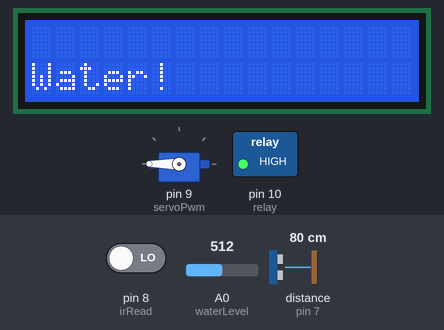
This sketch was run on a simulated Arduino Uno, built with avr-gcc and run on an emulated ATmega328P. Shown: servo, 16×2 character LCD, switched loads named in the sketch (green lamp = pin HIGH). Inputs (shaded band) come from the test bench; at power-on: distance to the obstacle (sensor on pin 7) 80 cm, A0 (waterLevel) = 512, pin 8 (irRead) LOW. The echo pulse lasts 58.3 µs per cm; what the sketch prints to the serial monitor is not drawn.

Above: at 4.2 s.
4.3 s: distance to the obstacle (sensor on pin 7) set to 11 cm
7.8 s: distance to the obstacle (sensor on pin 7) set to 8 cm
At 11.6 s:
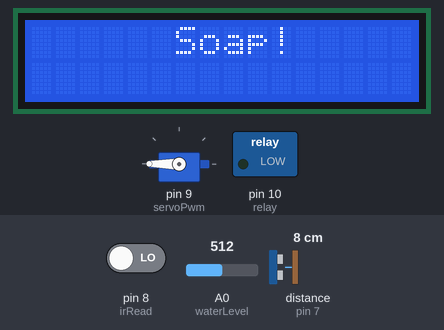
15.8 s: A0 (waterLevel) set to 111
18.3 s: A0 (waterLevel) set to 93
At 23.0 s:
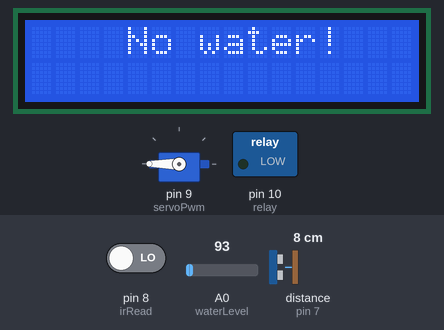
26.3 s: A0 (waterLevel) set to 110
At 27.2 s:
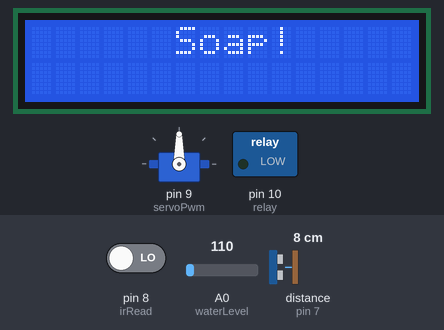
33.5 s: A0 (waterLevel) set to 90
At 36.7 s:
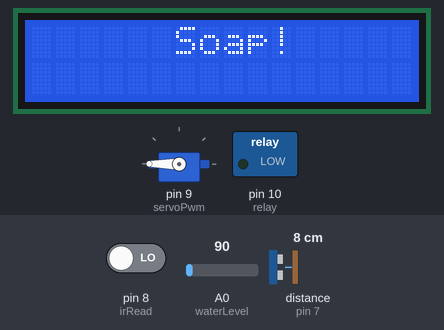
Timing chart, 0 to 40.0 s (numbered marks = the images above; inputs shaded):
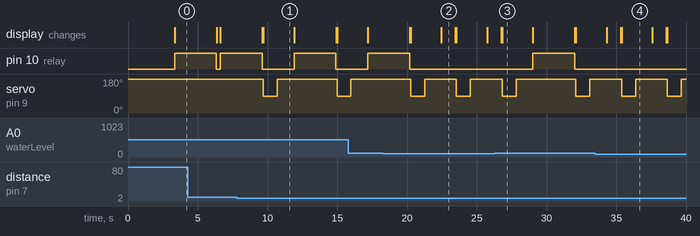

Measured:
- the behaviour switches between 10 and 9 cm on distance to the obstacle (sensor on pin 7) (found by bisection; images 0 and 1)
- the behaviour switches between 100 and 99 on A0 (waterLevel) (found by bisection; images 1 and 2)
- after the input at 7.8 s, servo on pin 9 (servoPwm): 180° → 90° after 1.9 s, → 180° 1.0 s later, → 90° 4.3 s later; the display: first differs from a run without the input after 1.9 s (image 1)
- after the input at 18.3 s, pin 10 (relay): goes on until 20.2 s, then stays LOW; the display: first differs from a run without the input after 4.2 s (image 2)
- after the input at 26.3 s, pin 10 (relay): LOW → HIGH after 2.7 s, → LOW 3.0 s later; servo on pin 9 (servoPwm): 180° → 90° after 5.8 s, → 180° 1.0 s later
- after the input at 33.5 s, pin 10 (relay): stays LOW (without the input it goes to HIGH after 0.81 s); the display: first changes after 0.81 s (image 4 shows a later state)
- what the display in image 1 shows lasts 2.2 s, from 9.7 s to 11.9 s

The sketch:

prototype.ino
```cpp
//libraries that need for this prototype
#include <NewPing.h>
#include <Servo.h>
#include <LiquidCrystal.h>


//ping define
//for lcd screen

#define rs 11 //register select
#define en 12 //enable pin
#define d4 2
#define d5 3
#define d6 4
#define d7 5


//for water level sensor
#define waterLevel A0

//for sonar
#define trig 6 //for the trigger pin
#define echo 7  //for the echo pin
#define maxDistance 10//this is the maximum distance that we need to meassure

// for IR sensor
#define irRead 8

//for the servo
#define servoPwm 9

//for the relay and motor control
#define relay 10


//instance creation
LiquidCrystal lcd(rs, en, d4, d5, d6, d7); //for the lcd display
Servo sg90;//for the servo motor
NewPing sonar(trig, echo, maxDistance); //for the distance sensor

//all the methods
int sonarRead();
int irReading();
int waterLevelIndicator();

//global variables
bool soap = false;
void setup() {

  //define the pin usages
  pinMode(trig, OUTPUT);
  pinMode(echo, INPUT);
  pinMode(irRead, INPUT);
  pinMode(relay, OUTPUT);

  Serial.begin(9600);//just in case
  sg90.attach(servoPwm);//this is the pwm pin attached with the servo motor
  sg90.write(180);//default locaion for the servo motor
  lcd.begin(16, 2); //begin the lcd screen
  //greeting
  lcd.setCursor(3, 0);
  lcd.print("Have a Good ");
  lcd.setCursor(6, 1);
  lcd.print("Day!");

  delay(3000);

}

void loop() {


  int sonarReadValue = sonarRead();
  if (sonarReadValue < maxDistance)
  {


    lcd.clear();
    lcd.setCursor(6, 0);
    lcd.print("Soap!");
    Serial.println(sonarReadValue);
    sg90.write(90);
    delay(1000);
    sg90.write(180);
    delay(1000);

  }
  else
  {
    //greeting
    lcd.setCursor(3, 0);
    lcd.print("Have a Good ");
    lcd.setCursor(6, 1);
    lcd.print("Day!");


  }

  int waterLevelIndicatorValue = waterLevelIndicator();
  int irReadValue = irReading();
  if (waterLevelIndicatorValue == 0 && irReadValue == 0)
  {
    lcd.clear();
    lcd.setCursor(4, 0);
    lcd.print("No water!");
    delay(1000);
    //greeting
    lcd.setCursor(3, 0);
    lcd.print("Have a Good ");
    lcd.setCursor(6, 1);
    lcd.print("Day!");

  }
  else if (waterLevelIndicatorValue == 1  && irReadValue == 0 && soap == false)
  {
    lcd.clear();
    lcd.setCursor(0, 6);
    lcd.print("Water!");
    digitalWrite(relay, HIGH);
    delay(3000);
    digitalWrite(relay,LOW);
    lcd.clear();
    //greeting
    lcd.setCursor(3, 0);
    lcd.print("Have a Good ");
    lcd.setCursor(6, 1);
    lcd.print("Day!");

  }


}

//this functio for read and get the distance value for the soap dispenser
int sonarRead()
{
  int distance = sonar.ping_cm();
  delay(70);
  if (distance == 0)
  {
    return 200;
  }
  else
  {
    return distance;
  }
}

//this is the ir sensor read for the hand washer
int irReading()
{

  int handDetect1 = digitalRead(irRead);
  delay(50);
  int handDetect2 = digitalRead(irRead);
  delay(50);

  if (handDetect1 == 1 && handDetect2 == 1)
  {
    return 1;
  }
  else
  {
    return 0;
  }

}


//this is the water level indicator for the hand washer
int waterLevelIndicator()
{
  int waterLevel1 = analogRead(waterLevel);
  delay(100);
  int waterLevel2 = analogRead(waterLevel);

  if (waterLevel1 < 100 && waterLevel2 < 100)
  {
    return 0;
  }
  else
  {
    return 1;
  }
}
```
